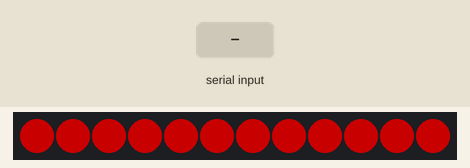
This sketch was run on a simulated Arduino Uno, built with avr-gcc and run on an emulated ATmega328P. Parts: 12 RGB LEDs in strip order, left to right. The inputs (shaded band) are chosen by the test bench. Dim RGB values are drawn brighter than linear.

Above: at 1.2 s.
1.3 s: "1\n" received over Serial
At 1.9 s:
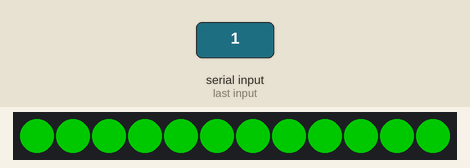
2.8 s: "2\n" received over Serial
At 3.4 s:
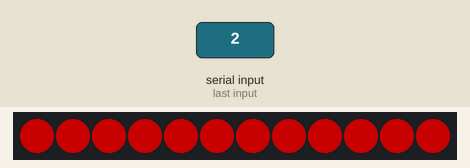
Timing chart, 0 to 5.8 s (numbered marks = the images above; inputs shaded):
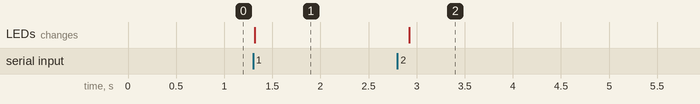

The sketch:

bamboo-light-neopixel.ino
```cpp
#include <Adafruit_NeoPixel.h>

// Neopixels constants
#define PIN 6
int numPixels = 12;
Adafruit_NeoPixel strip = Adafruit_NeoPixel(numPixels, PIN, NEO_GRB + NEO_KHZ800);

uint32_t colRed = strip.Color(255,0,0);
uint32_t colGreen = strip.Color(0,255,0);


int incomingByte = 0;   // for incoming serial data

int toWrite = 0;
int prevWrite = 0;

String rawData = "no data";


void setup() {
  Serial.begin(9600);


  // Neopixels init
  strip.begin();

  strip.setBrightness(100);

  strip.show(); // Initialize all pixels to 'off'

  red();

}

void loop() {

  if (Serial.available() > 0) {

      toWrite = Serial.parseInt();

      if(toWrite != prevWrite) {
        prevWrite = toWrite;

        // 1 is pass, 2 is fail (for better conversion to int that 0)

        if(toWrite == 1) {
          green();

        } else if (toWrite == 2) {
           red();
        }

        delay(100);

      }

      delay(100);
  }

  delay(100);

}

void green() {
  for(int t = 0; t < numPixels; t++) {
    strip.setPixelColor(t, colGreen);
     strip.show();
  }
}

void red() {
  for(int u = 0; u < numPixels; u++) {
    strip.setPixelColor(u, colRed);
     strip.show();
  }
}
```

Measured:
- after the input at 1.3 s, the LEDs: change at once (image 1)
- after the input at 2.8 s, the LEDs: change after 0.12 s (image 2)
